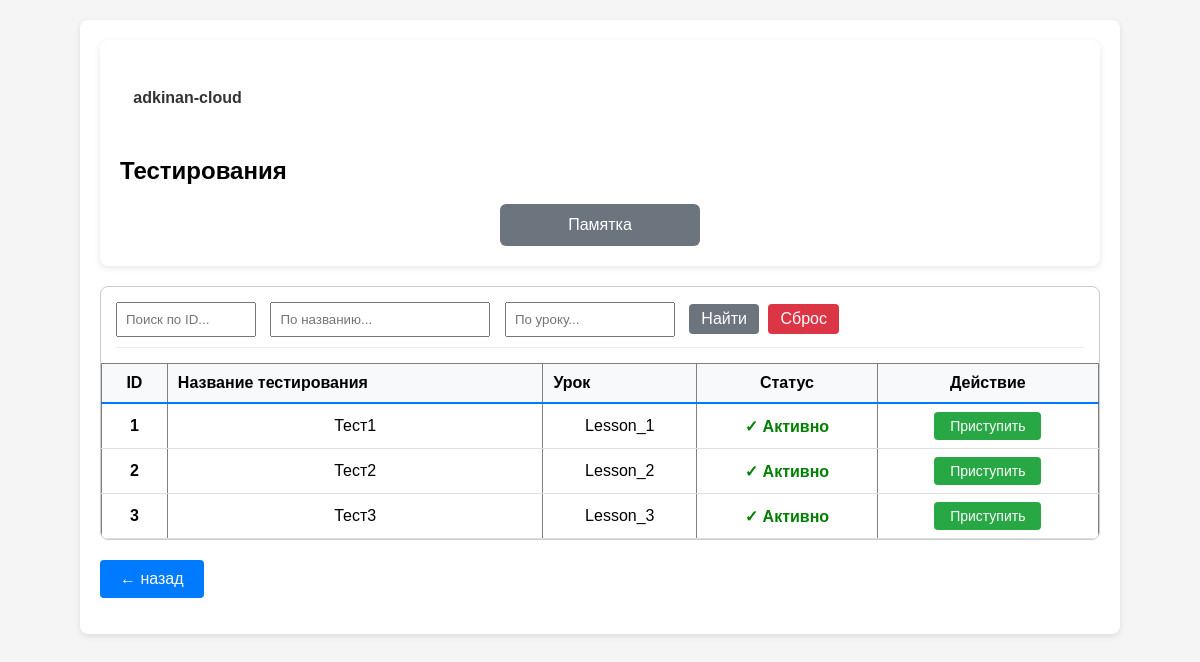
Before: /test_room_preview (signed in) with the older database file.
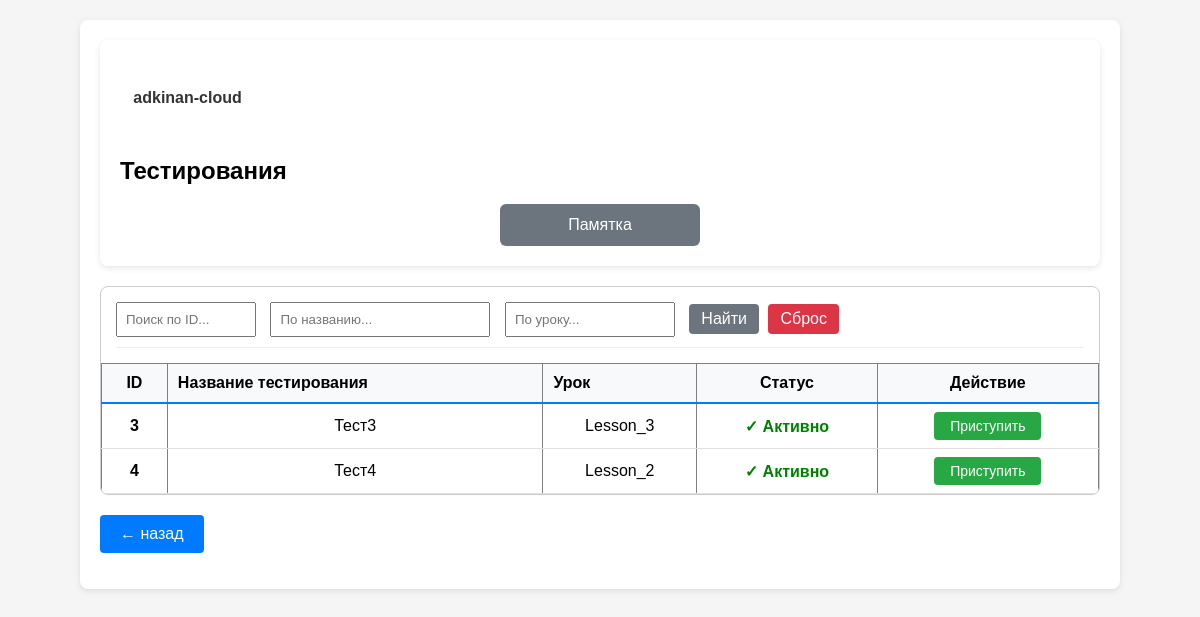
After: the same page with the newer database file.
### app.py (models this page shows, shortened)
class Testing(db.Model):
    __tablename__ = 'Testings'
    id = db.Column(db.Integer, primary_key=True)
    name = db.Column(db.String(64), unique=True, nullable=False)
    status = db.Column(db.Boolean, nullable=False)
    lesson_id = db.Column(db.Integer, nullable=False)
    group_id = db.Column(db.JSON, nullable=False)

class Lesson(db.Model):
    __tablename__ = 'Lessons'
    id = db.Column(db.Integer, primary_key=True)
    name = db.Column(db.String(64), unique=True, nullable=False)
    time = db.Column(db.Integer, nullable=False)
    price_correct = db.Column(db.Integer, default=1)
    price_wrong = db.Column(db.Integer, default=-1)
    questions = db.Column(db.JSON, nullable=False)

### app.py (the view)
@app.route('/test_room_preview')
def test_room_preview():
    curent_user = User.query.filter(
        User.username.ilike(
            session.get('curent_user')
        )
    ).first()
    testings_all = Testing.query.order_by(Testing.id).all()
    testings = list()
    user_results = Result.query.filter_by(user_id=curent_user.id).all()
    for test in testings_all:
        groups = test.group_id
        for group_id in groups:
            group = Group.query.get_or_404(group_id)
            users = group.users
            user_result = [r for r in user_results if r.testing_id == test.id]
            if curent_user.id in users and len(user_result) == 0:
                testings.append(test)
    lessons = Lesson.query.order_by(Lesson.id).all()
    lessons_dict = {lesson.id: lesson for lesson in lessons}
    return render_template('test_room_preview.html',
                           user=curent_user,
                           testings=testings,
                           lessons_dict=lessons_dict)

### app.py (called while the page is built)
@login_manager.user_loader
def load_user(user_id):
    return User.query.get(int(user_id))

### templates/test_room_preview.html (shortened to what this page needs)
{% extends 'base.html' %}
{% block content %}
<section class="hero-section">
    <div class="container">
        <div class="container-flex">
            <p class="text-right">{{ user.username }}</p>
        </div>
        <div class="hero-content">
            <h1 class="hero-title">Тестирования</h1>
            <div class="button-container">
                <a href="{{ url_for('test_room_memo') }}">
                    <button class="secondary-button">Памятка</button>
                </a>
            </div>
        </div>
    </div>
    <div class="scroll-container" style="max-height: 400px; overflow-y: auto; border: 1px solid #ccc; border-radius: 8px; margin: 20px 0;">
      <div style="margin: 15px; padding-bottom: 10px; border-bottom: 1px solid #eee;">
        <input type="text" id="scrollSearchID" placeholder="Поиск по ID..."
               style="padding: 8px; width: 120px;">
        <input type="text" id="scrollSearchName" placeholder="По названию..."
               style="padding: 8px; width: 200px; margin-left: 10px;">
        <input type="text" id="scrollSearchLesson" placeholder="По уроку..."
               style="padding: 8px; width: 150px; margin-left: 10px;">
        <button type="button" onclick="searchScrollTable()"
                style="padding: 6px 12px; margin-left: 10px; background: #6c757d; color: white; border: none; border-radius: 4px;">
          Найти
        </button>
        <button type="button" onclick="clearScrollSearch()"
                style="padding: 6px 12px; margin-left: 5px; background: #dc3545; color: white; border: none; border-radius: 4px;">
          Сброс
        </button>
      </div>
      <table border="1" cellpadding="5" style="width: 100%; border-collapse: collapse;">
        <thead style="position: sticky; top: 0; background: #f8f9fa; z-index: 10;">
          <tr>
            <th style="padding: 10px; text-align: center;">ID</th>
            <th style="padding: 10px; text-align: left;">Название тестирования</th>
            <th style="padding: 10px; text-align: left;">Урок</th>
            <th style="padding: 10px; text-align: center;">Статус</th>
            <th style="padding: 10px; text-align: center;">Действие</th>
          </tr>
        </thead>
        <tbody id="scrollTableBody">
          {% for t in testings %}
          <tr class="scroll-testing-row" style="border-bottom: 1px solid #eee;">
            <td style="padding: 8px; text-align: center; font-weight: bold;">{{ t.id }}</td>
            <td style="padding: 8px;">{{ t.name }}</td>
            <td style="padding: 8px;">
              {% set lesson = lessons_dict.get(t.lesson_id) %}
              {% if lesson %}
                {{ lesson.name }}
              {% else %}
                <span style="color: #999;">ID: {{ t.lesson_id }}</span>
              {% endif %}
            </td>
            <td style="padding: 8px; text-align: center;">
              <span style="color: green; font-weight: bold;">✓ Активно</span>
            </td>
            <td style="padding: 8px; text-align: center;">
                <form method="get" action="{{ url_for('test_room', test=t.id, step=0) }}" style="display: inline;">
                    <button type="submit"
                            style="padding: 6px 16px;
                                   background-color: #28a745;
                                   color: white;
                                   border: none;
                                   border-radius: 4px;
                                   font-size: 14px;
                                   cursor: pointer;">
                        Приступить
                    </button>
                </form>
            </td>
          </tr>
          {% endfor %}
        </tbody>
      </table>
    </div>
</section>
<p><a href="{{ url_for('index') }}" class="btn">← назад</a></p>
{% endblock %}
{% set show_footer = False %}

Changed rows visible on the page:
no longer on this page (row unchanged): Testing: id "1", name "Тест1"
no longer on this page (row edited): Lesson: name "Lesson_1"
no longer on this page (row edited): Testing: id "2", name "Тест2", {{ lesson.name }} "Lesson_2"
added Testing: id "4", name "Тест4", {{ lesson.name }} "Lesson_2"
